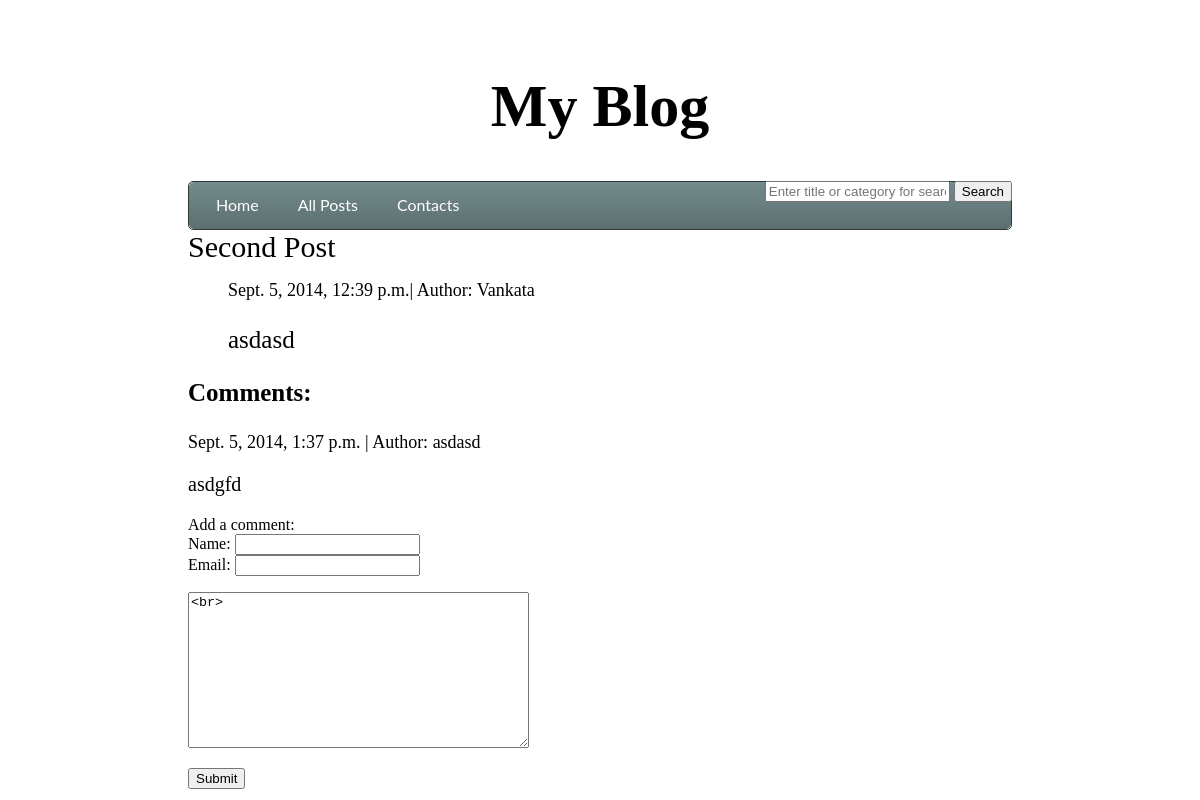
The app's page /blog/2/, older data.
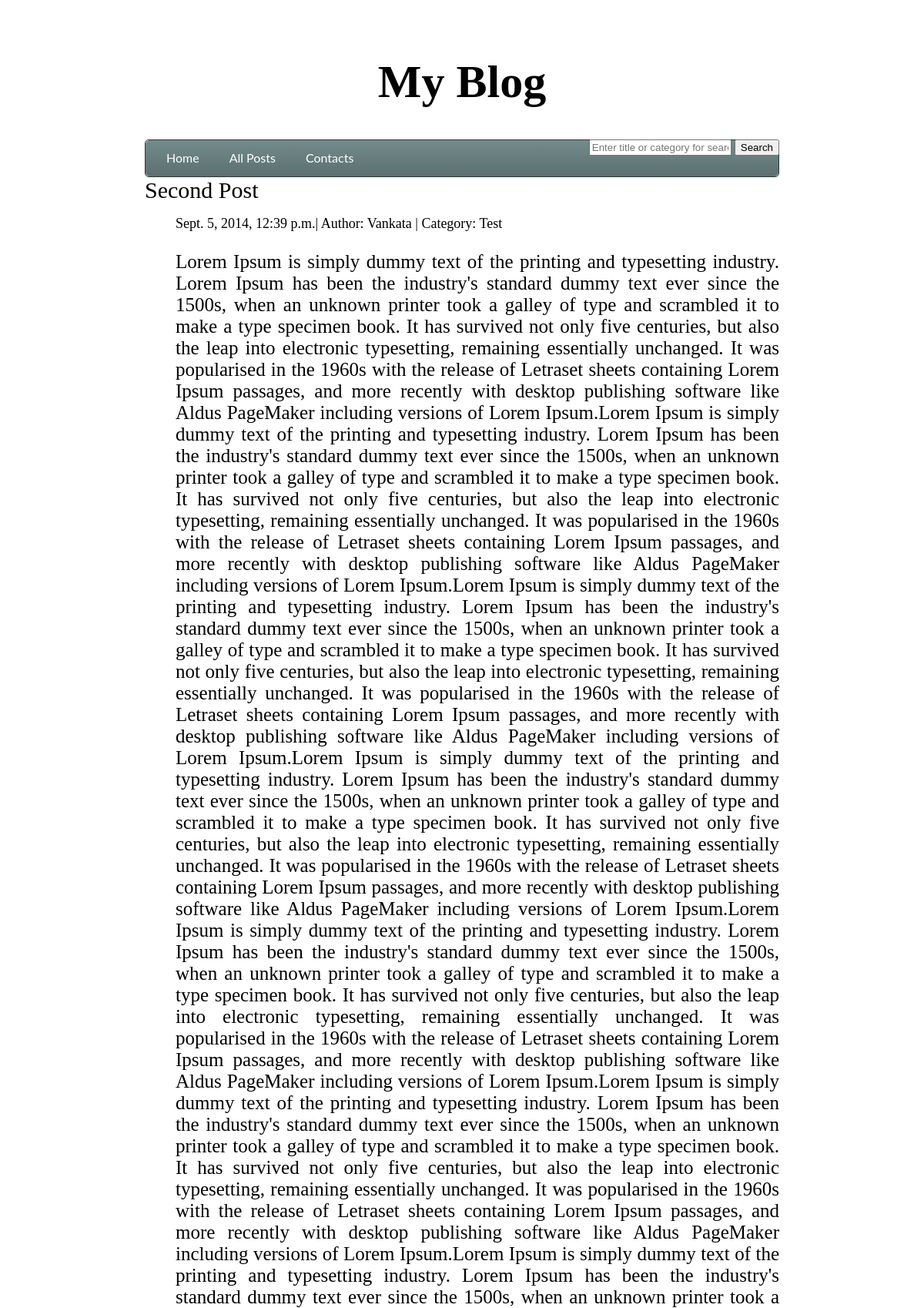
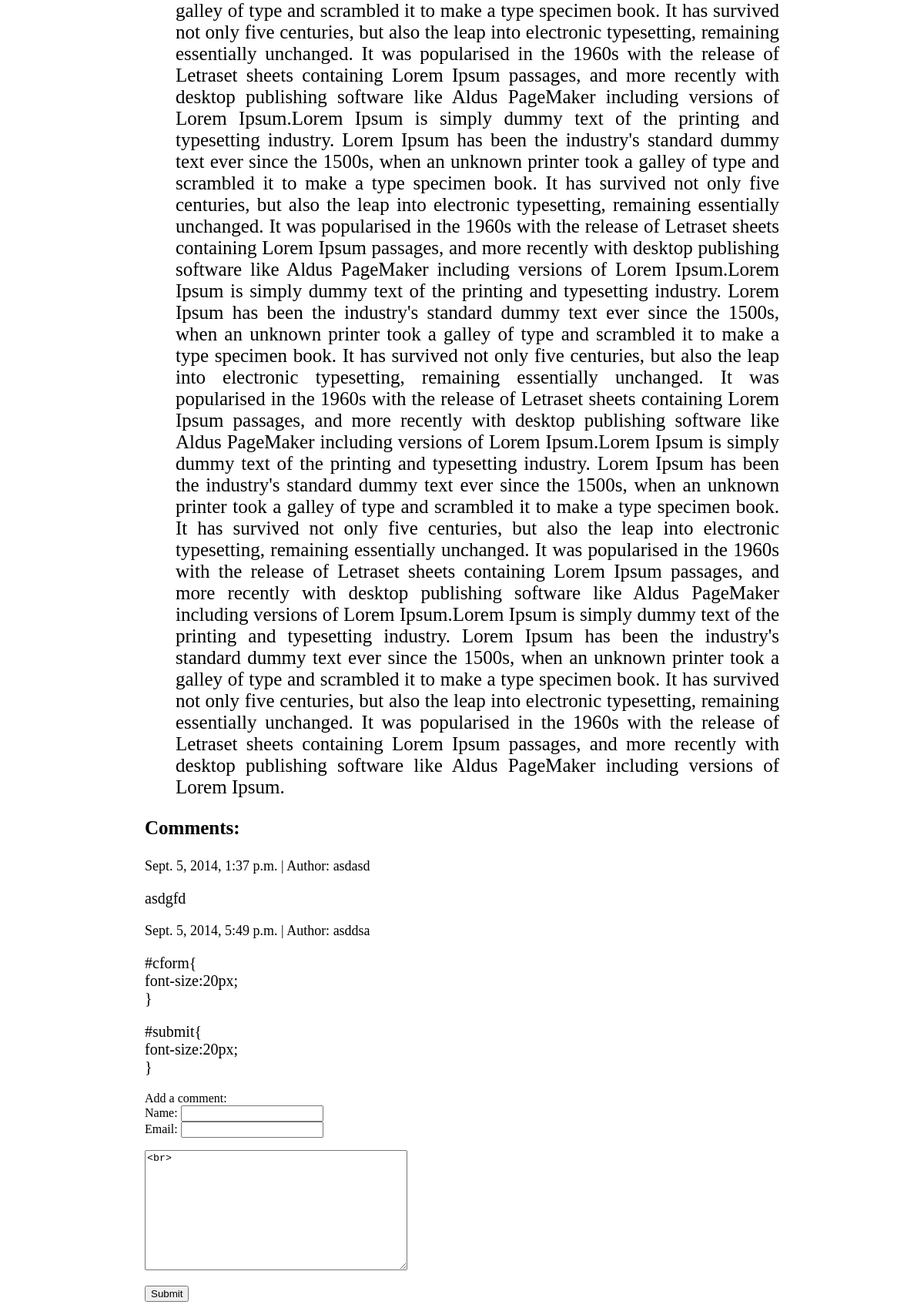
The same page, newer data (2 pictures, top to bottom).
### blog/models.py (models this page shows, shortened)
class Post(models.Model):
    title = models.CharField(max_length=100)
    body_text = models.TextField()
    author = models.CharField(max_length=100, default='Vankata')
    category = models.CharField(max_length=50, default='')
    pub_date = models.DateTimeField(auto_now_add=True)

class Comments(models.Model):
    pub_date = models.DateTimeField(auto_now_add=True)
    author = models.CharField(max_length=60)
    body = models.TextField()
    post = models.ForeignKey(Post)
    email = models.EmailField()

### blog/views.py (the view, shortened to what this page needs)
# urls.py: url(r'(?P<post_id>\d+)/', views.post, name='post'),
def post(request, post_id):
    post = Post.objects.get(pk=post_id)
    comments = Comments.objects.filter(post=post)
    context = {'post': post, 'user': request.user, 'comments': comments,
               'form': CommentForm()}
    return render(request, 'blog/posts.html', context)

### blog/forms.py
class CommentForm(ModelForm):
    class Meta:
        model = Comments
        exclude = ["post"]

### blog/templates/blog/posts.html
{% extends 'blog/base.html'%}
    {% block content %}
<div class="title">{{ post.title }}</div>
<ul>
    <div class="information">{{ post.pub_date }}| Author: {{post.author}} {% if post.category %} | Category: {{ post.category }} {% endif %}</div>
    <div class="body">{{ post.body_text|linebreaks }}</div>
</ul>
{% if comments %}
    <p id="start_of_comments">Comments:</p>
{% endif %}
{% for comment in comments %}
    <div class="comment">
        <div class="information">{{ comment.pub_date }} | Author: {{ comment.author }}</div>
        <div class="comment_body">{{ comment.body|linebreaks }}</div>
    </div>
{% endfor %}
<div id="addc">Add a comment:</div>
<form action="{% url 'blog:post' post.id %}" method="POST">{% csrf_token %}
    <div id="cform">
        Name: {{ form.author }} <br />
        Email: {{form.email}}
        <p>{{ form.body|linebreaks }}</p>
    </div>
    <div id="submit"><input type="submit" value="Submit"></div>
</form>
        {% endblock %}

Row changes from the older to the newer data that the page shows:
changed Post "Second Post": category (not shown) → "Test"; body_text "asdasd" → "Lorem Ipsum is simply dummy text of the printing and typesetting industry. Lorem Ipsum has been the industry's standard dummy text ever since the 1500s, when an unknown printer took a galley of type and scrambled it to make a type specimen book. It has survived not only five centuries, but also the leap into electronic typesetting, remaining essentially unchanged. It was popularised in the 1960s with the release of Letraset sheets containing Lorem Ipsum passages, and more recently with desktop publishing software like Aldus PageMaker including versions of Lorem Ipsum.Lorem Ipsum is simply dummy text of the printing and typesetting industry. Lorem Ipsum has been the industry's standard dummy…"
added Comments: pub_date "Sept. 5, 2014, 5:49 p.m.", author "asddsa", body "#cform{ font-size:20px; } #submit{ font-size:20px; }"
Text that changed along with them:
text now shown: "| Category:"
